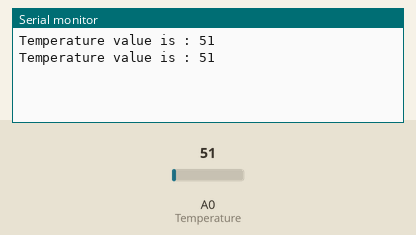
Bench run of a sketch on a simulated Arduino Uno, built with avr-gcc and run on an emulated ATmega328P. On the bench: the last lines printed to the serial monitor. The inputs (shaded band) are chosen by the test bench; at power-on: A0 (Temperature) = 51.

Above: at 1.8 s.
1.9 s: A0 (Temperature) set to 61
At 2.8 s:
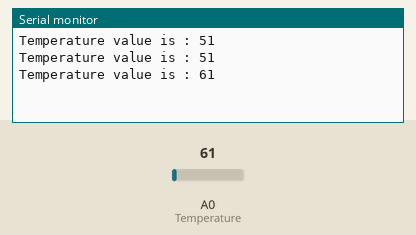
3.4 s: A0 (Temperature) set to 71
At 4.4 s:
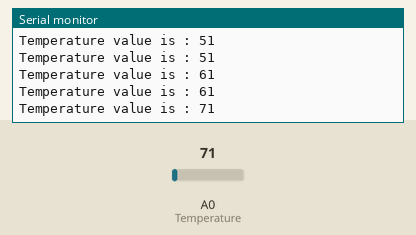
Timing chart, 0 to 6.4 s (numbered marks = the images above; inputs shaded):
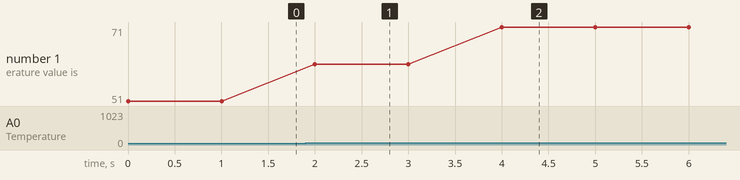

The sketch:

sketch_nov24788.ino
```cpp
const int Temperature = A0;
int input_val = 0;
void setup() {
  Serial.begin(9600);
}

void loop() {
  input_val = analogRead(Temperature);
  Serial.print("Temperature value is : ");
  Serial.println(input_val);
  delay(1000);
}
```

Measured:
- after the input at 1.9 s, the serial monitor: prints a new line after 0.10 s (image 1)
- after the input at 3.4 s, the serial monitor: prints a new line after 0.60 s (image 2)
- plotted number 1: 51 → 61 after the input at 1.9 s, 61 → 71 after the input at 3.4 s
